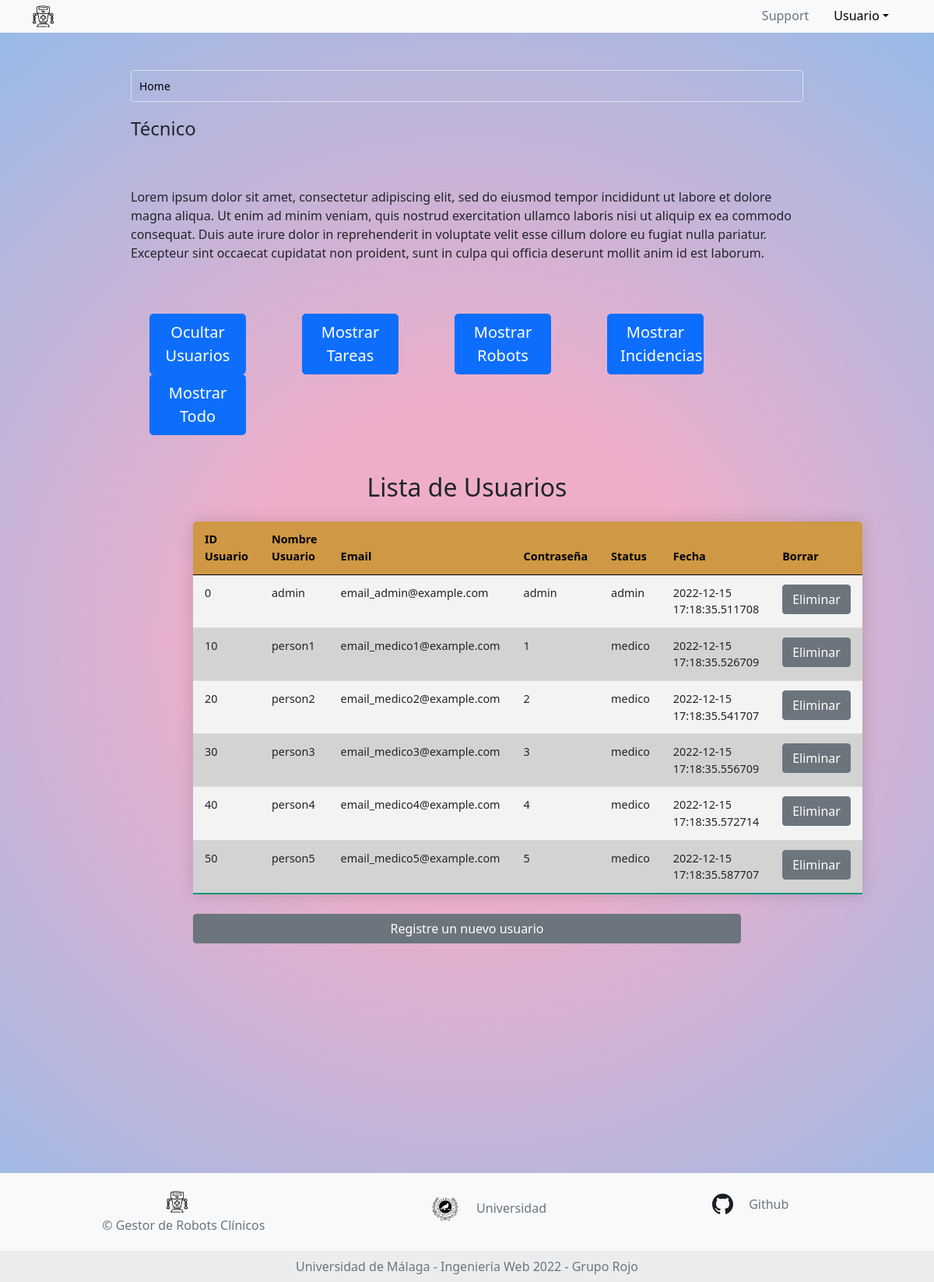
The page /admin on the database its author committed.
### app.py (models this page shows, shortened)
class Users(db.Model):
    __tablename__ = 'Users'
    id = db.Column(db.String(10), primary_key=True)
    name = db.Column(db.String(150), nullable=False)
    email = db.Column(db.String(120), nullable=False, unique=True)
    password = db.Column(db.String(20), nullable=False)
    status = db.Column(db.String(20), nullable=False)
    date = db.Column(db.DateTime, default=datetime.utcnow)

### app.py (the view)
@app.route("/admin")
def admin():
    usuarios_db = db.session.query(Users).all()
    tareas_db = db.session.query(Tareas).all()
    robots_db = db.session.query(Robots).all()
    incidencias_db = db.session.query(Incidencias).all()
    return render_template('template_tecnico.jinja', usuarios = usuarios_db, tareas = tareas_db, robots = robots_db, incidencias = incidencias_db)

### templates/template_tecnico.jinja (shortened to what this page needs)
{% extends 'base.jinja' %}
{% block content %}
<body class="bg">
  <div class="main-container row p-5 mx-0 justify-content-center align-self-center">
    <div class="row col-md-10 px-3">
      <nav aria-label="breadcrumb">
        <ol class="breadcrumb breadcrumb-custom">
          <li class="breadcrumb-item active" aria-current="page"><span>Home</span></li>
        </ol>
      </nav>
    </div>
    <div class="row col-md-10 px-3">
      <legend>Técnico</legend>
      <p class="padd">
        Lorem ipsum dolor sit amet, consectetur adipiscing elit, sed do eiusmod tempor incididunt ut
        labore et dolore magna aliqua. Ut enim ad minim veniam, quis nostrud exercitation ullamco laboris
        nisi ut aliquip ex ea commodo consequat. Duis aute irure dolor in reprehenderit in voluptate velit esse
        cillum dolore eu fugiat nulla pariatur. Excepteur sint occaecat cupidatat non proident, sunt in culpa qui
        officia deserunt mollit anim id est laborum.
      </p>
    </div>
    <div class="row col-md-10 px-3">
      <div class="col col-lg-2 mx-4">
        <button type="button" class="btn btn-primary btn-lg" id="show-user-div">Ocultar Usuarios</button>
      </div>
      <div class="col col-lg-2 mx-4">
        <button type="button" class="btn btn-primary btn-lg" id="show-task-div">Mostrar Tareas</button>
      </div>
      <div class="col col-lg-2 mx-4">
        <button type="button" class="btn btn-primary btn-lg" id="show-robot-div">Mostrar Robots</button>
      </div>
      <div class="col col-lg-2 mx-4">
        <button type="button" class="btn btn-primary btn-lg" id="show-incidencia-div">Mostrar Incidencias</button>
      </div>
      <div class="col col-lg-2 mx-4">
        <button type="button" class="btn btn-primary btn-lg" id="show-everything">Mostrar Todo</button>
      </div>
    </div>
    <fieldset class="text-black col-md-8 px-3 bot">
      <form method="GET" class="mt-5 row justify-content-center">
        <div class="row" id=user-div name="user-div">
          <table class="table table-hover table-sortable">
            <h2 class="text-center">Lista de Usuarios</h2>
            <thead>
              <tr>
                <th scope="col"> ID Usuario </th>
                <th scope="col"> Nombre Usuario</th>
                <th scope="col"> Email </th>
                <th scope="col"> Contraseña </th>
                <th scope="col"> Status </th>
                <th scope="col"> Fecha </th>
                <th scope="col"> Borrar </th>
              </tr>
            </thead>
            <tbody>
              {% for user in usuarios %}
                  <tr>
                    <td>{{user.id}}</td>
                    <td>{{user.name}}</td>
                    <td>{{user.email}}</td>
                    <td>{{user.password}}</td>
                    <td>{{user.status}}</td>
                    <td>{{user.date}}</td>
                    <td>
                      <a class="btn btn-secondary" href="/deleteUsuario/{{user.id}}">Eliminar</a>
                    </td>
                  </tr>
              {% endfor %}
            </tbody>
          </table>
          <a class="btn btn-secondary" href="/admin/formularioUsuarios">Registre un nuevo usuario</a>
        </div>
      </form>
    </fieldset>
  </div>
  {% endblock %}

### static/css/style.css (style rules this page uses)
.btn { max-width: 100%; }
.bg { background: rgb(238,174,202); background: radial-gradient(circle, rgba(238,174,202,1) 30%, rgba(148,187,233,1) 100%); }
.padd { padding-bottom: 50px; padding-top: 50px; }
#user-div { display: block; }
.table { border-color: white; border-radius: 5px 5px 0 0; overflow: hidden; border-collapse: collapse; margin: 25px 0; font-size: 0.9em; min-width: 400px; box-shadow: 0 0 20px rgba(0, 0, 0, 0.15); }
.table thead tr { background-color: #cf9844; color: #000000; text-align: left; font-weight: bold; }
.table th, .table td { padding: 12px 15px; }
.table tbody tr { border-bottom: 1px solid #dddddd; }
.table tbody tr:nth-last-of-type(even) { background-color: #f3f3f3; }
.table tbody tr:nth-last-of-type(odd) { background-color: #d3d3d3; }
.table tbody tr:last-of-type { border-bottom: 2px solid #009879; }
.table-sortable th { cursor: pointer; }
.bot { padding-bottom: 2.3cm; }
.breadcrumb.breadcrumb-custom { padding: 0 0; border-color: #dbe3e6; }
.breadcrumb { border: 1px solid #f3f3f3; }
.breadcrumb { display: flex; flex-wrap: wrap; padding: 0.56rem 1.13rem; margin-bottom: 1rem; list-style: none; background-color: transparent; border-radius: 0.25rem; }
nav { display: block; }
.breadcrumb.breadcrumb-custom .breadcrumb-item { font-size: 0.875rem; background: #dbe3e6; padding: 0.56rem 10px; color: #000; display: inline-block; vertical-align: top; }
.breadcrumb.breadcrumb-custom .breadcrumb-item:before { content: ""; }
.breadcrumb.breadcrumb-custom .breadcrumb-item:last-child { background: transparent; }
a:link { text-decoration:none; }

### rows shown on the page
Users: id "0", name "admin", email "email_admin@example.com", password "admin", status "admin", date "2022-12-15 17:18:35.511708"
Users: id "10", name "person1", email "email_medico1@example.com", password "1", status "medico", date "2022-12-15 17:18:35.526709"
Users: id "20", name "person2", email "email_medico2@example.com", password "2", status "medico", date "2022-12-15 17:18:35.541707"
Users: id "30", name "person3", email "email_medico3@example.com", password "3", status "medico", date "2022-12-15 17:18:35.556709"
Users: id "40", name "person4", email "email_medico4@example.com", password "4", status "medico", date "2022-12-15 17:18:35.572714"
Users: id "50", name "person5", email "email_medico5@example.com", password "5", status "medico", date "2022-12-15 17:18:35.587707"
